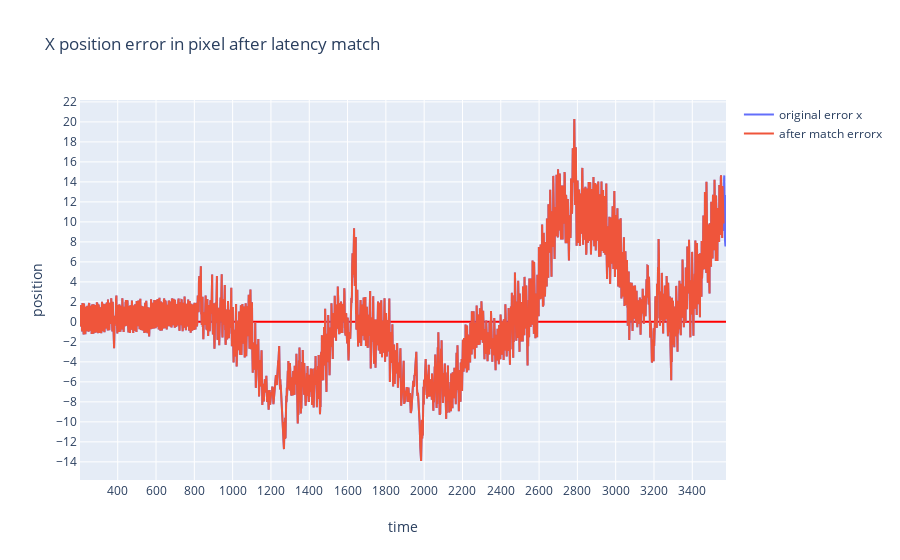

Notebook code for this chart:
### Code cell
# show the visual & real position error  in pixel
expected_x = data_log['expected_x']
expected_y = data_log['expected_y']
real_x = data_log['real_x']
real_y = data_log['real_y']
len_of_list = len(real_x)-max_iteration
expected_x = expected_x[0:len_of_list]
expected_y = expected_y[0:len_of_list]

data_diff_x_shifted = np.subtract(shifted_realx,expected_x)
data_diff_x = np.subtract(data_log['real_x'],data_log['expected_x'])
data_diff_index = shifted_index

p=[]
index = data_log['frame_id']
p.append(go.Scatter(
    y= data_diff_x,
    x= index,
    name='original error x'
    
))
p.append(go.Scatter(
    y= data_diff_x_shifted,
    x= data_diff_index,
    name='after match errorx'
    
))



layout.title= 'X position error in pixel after latency match'
fig=go.Figure(
    data=p,
    layout=layout
)
iplot(fig)
if export_html:
    io.write_html(fig,include_plotlyjs='cdn', file=prefix+filename.replace('.csv','_')+layout.title.text.replace(' ','_')+'.html')

data_diff_y_shifted = np.subtract(shifted_realy,expected_y)
data_diff_y = np.subtract(data_log['real_y'],data_log['expected_y'])

p=[]
index = data_log['frame_id']
p.append(go.Scatter(
    y= data_diff_y,
    x= index,
    name='original error y'
    
))
p.append(go.Scatter(
    y= data_diff_y_shifted,
    x= data_diff_index,
    name='after match error y'
    
))



layout.title= 'Y position error in pixel after latency match'
fig=go.Figure(
    data=p,
    layout=layout
)
iplot(fig)
if export_html:
    io.write_html(fig,include_plotlyjs='cdn', file=prefix+filename.replace('.csv','_')+layout.title.text.replace(' ','_')+'.html')

### Figure 1 — Plotly figure (JSON) as saved in the notebook; plotly's stock layout.template omitted (floating-point values rounded to 4 significant figures; data arrays with more than 128 entries replaced by an {"elided": "..."} marker saying what was removed)
{"data": [{"name": "original error x", "type": "scatter", "x": {"elided": "2628 int values"}, "y": {"elided": "2628 float values"}}, {"name": "after match errorx", "type": "scatter", "x": {"elided": "2618 int values"}, "y": {"elided": "2618 float values"}}], "layout": {"title": {"text": "X position error in pixel after latency match"}, "xaxis": {"nticks": 20, "showgrid": true, "showline": true, "title": {"text": "time"}, "zeroline": true, "zerolinecolor": "#FF0000"}, "yaxis": {"nticks": 20, "showgrid": true, "showline": true, "title": {"text": "position"}, "zeroline": true, "zerolinecolor": "#FF0000"}}}
